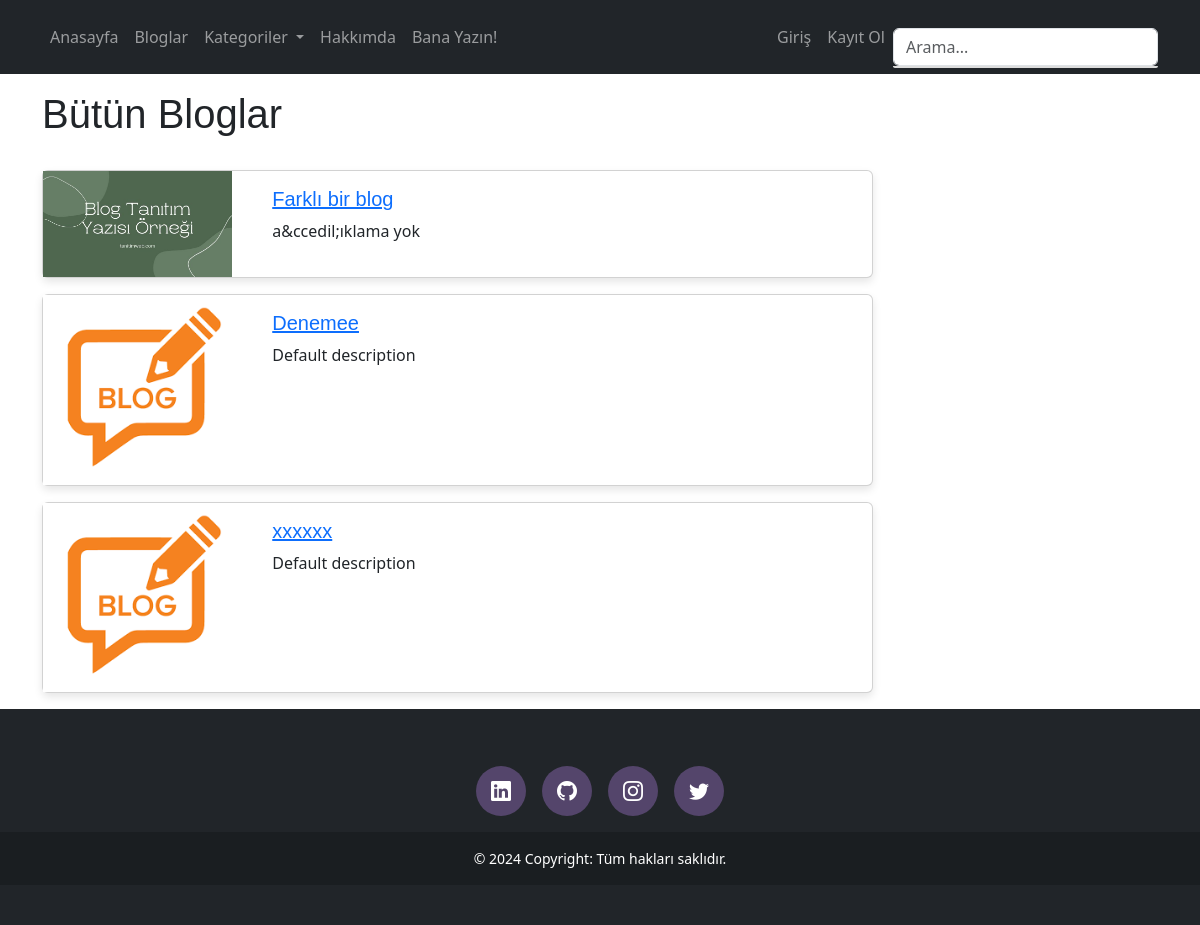
Screenshot of /blogs with the database file from the repository.
### blog/models.py (models this page shows, shortened)
class Blog(models.Model):
    title = models.CharField(max_length=200)
    image = models.ImageField(upload_to="blogs")
    description = RichTextUploadingField('Description', default='Default description')
    is_active = models.BooleanField(default=False)
    is_home = models.BooleanField(default=False)
    slug = models.SlugField(null=False, blank=True, unique=True, db_index=True, editable=False)
    categories = models.ManyToManyField(Category, blank=True)

### blog/views.py (the view)
# urls.py: path("blogs", views.blogs, name="blogs"),
def blogs(request):
    context = {
        "blogs": Blog.objects.filter(is_active=True),
        "categories": Category.objects.all()
    }
    return render(request, "blog/blogs.html", context)

### blog/context_processors.py (called while the page is built)
def categories_processor(request):
    categories = Category.objects.all()
    return {
        'categories': categories
    }

### templates/blog/blogs.html (shortened to what this page needs)
{% extends "base.html" %}
{% load static %}
{% block content %}
<div class="container mt-3">
    <div class="row">
        <div class="col-9">
            <h1>{{ selected_category|default:"Bütün Bloglar"|title }}</h1>
            <br>
            {% if blogs|length > 0 %}
                {% for blog in blogs %}
                    {% if blog.is_active %}
                        {% include 'blog/partials/_blog.html' %}
                    {% endif %}
                {% endfor %}
            {% else %}
                <div class="alert alert-warning">Henüz daha blog eklenmedi!</div>
            {% endif %}
        </div>
    </div>
</div>
{% endblock %}

### templates/blog/partials/_blog.html
{% load static %}
<div class="card mb-3">
    <div class="row">
        <div class="col-md-3">
            <img src="{{ blog.image.url}}" alt="" class="img-fluid">
        </div>
        <div class="col-md-9">
            <div class="card-body">
                <h5 class="card-title">
                    <a href="{% url 'blog_details' blog.slug %}">
                        {{ blog.title }}
                    </a>
                </h5>
                <p class="card-text">{{ blog.description|striptags|slice:"0:50" }}</p>
            </div>
        </div>
    </div>
</div>

### staticfiles/css/blogs-details.css (style rules this page uses)
.card { border-radius: 10px; box-shadow: 0 4px 8px rgba(0, 0, 0, 0.1); }
.card-body p { margin: 0; }

### staticfiles/css/main.css (style rules this page uses)
:root { --default-font: "Roboto", system-ui, -apple-system, "Segoe UI", Roboto, "Helvetica Neue", Arial, "Noto Sans", "Liberation Sans", sans-serif, "Apple Color Emoji", "Segoe UI Emoji", "Segoe UI Symbol", "Noto Color Emoji"; --heading-font: "Raleway", sans-serif; --nav-font: "Poppins", sans-serif; }
:root { --background-color: #ffffff; --default-color: #272829; --heading-color: #050d18; --accent-color: #149ddd; --surface-color: #ffffff; --contrast-color: #ffffff; }
:root { --nav-color: #a8a9b4; --nav-hover-color: #ffffff; --nav-mobile-background-color: #040b14; --nav-dropdown-background-color: #040b14; --nav-dropdown-color: #a8a9b4; --nav-dropdown-hover-color: #ffffff; }
:root { scroll-behavior: smooth; }
body { color: var(--default-color); background-color: var(--background-color); font-family: var(--default-font); }
a { color: var(--accent-color); text-decoration: none; transition: 0.3s; }
h1, h2, h3, h4, h5, h6 { color: var(--heading-color); font-family: var(--heading-font); }

### templates/partials/_footer.html (style rules this page uses)
html, body { height: 100%; margin: 0; display: flex; flex-direction: column; }
body { display: flex; flex-direction: column; }
.container { flex: 1; }

### rows the page displays
Blog: image (picture), title "Farklı bir blog", description "a&ccedil;ıklama yok"
Blog: image (picture), title "Denemee", description "Default description"
Blog: image (picture), title "xxxxxx", description "Default description"

### other values shown
{{ selected_category|default:"Bütün Bloglar"|title }} "Bütün Bloglar"
